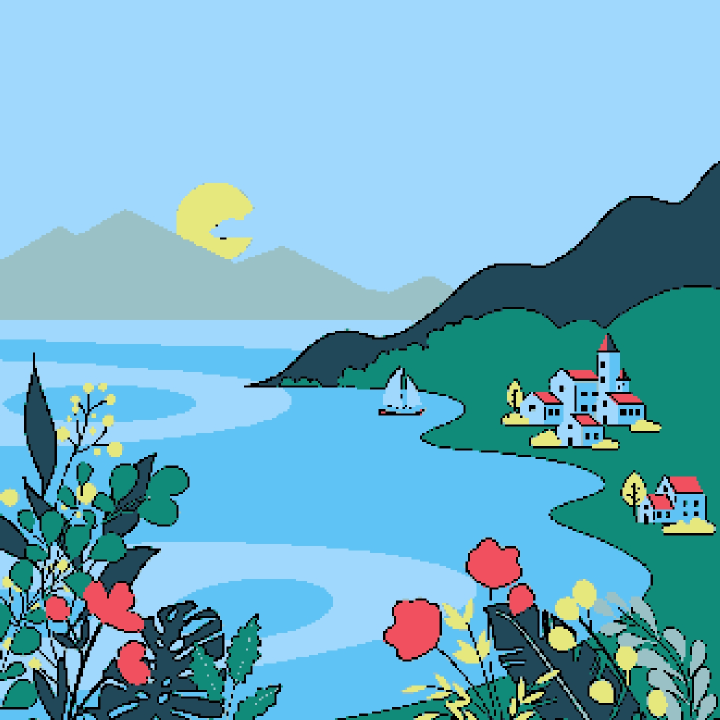
#> input picture image/ai.jpg, 1440 x 1440 px (shown at 1/2 size); its folder holds only this picture in this run
$ python -i pipeline.py   (imports and definitions only)
#> lines starting #> are read from the running program, lines starting #| are printed output that depends on the picture
### pixelart_backend/filters.py
import cv2
import numpy as np
from PIL import Image, ImageEnhance


class EdgeFilter:
    def __init__(self) -> None:
        pass

    # [91 lines left out: functions canny, dog, morphology_dilate, morphology_erode, kuwahara, not called in this run]

    def apply_kuwahara(self, image: np.ndarray) -> np.ndarray:
        filtered = self.kuwahara(image, 5)
        return filtered

    def median(self, image: np.ndarray, size: int) -> np.ndarray:
        return cv2.medianBlur(image, size)


class ImageEnhancer:
    def __init__(self) -> None:
        pass

    # [27 lines left out: functions saturation, brightness, sharpness, contrast, not called in this run]

    def slider_mosaic(self, image: np.ndarray, ratio: float) -> np.ndarray:
        new_width = max(1, int(round(image.shape[1] * ratio)))
        new_height = max(1, int(round(image.shape[0] * ratio)))
        small = cv2.resize(
            image,
            (new_width, new_height),
            interpolation=cv2.INTER_NEAREST,
        )
        return small

    # [20 lines left out: functions grid_mosaic, decrease, not called in this run]


class GridMask:
    def __init__(self) -> None:
        pass

    # [42 lines left out: function add_grid, not called in this run]


class Dithering:
    def __init__(self) -> None:
        pass

    # [141 lines left out: functions floyd_steinberg, ordered_dither, atkinson, not called in this run]

### pixelart_backend/convert.py
import csv
from importlib.resources import files
from pathlib import Path
from typing import Any, cast

import cv2
import numpy as np
import pixelart_modules as pm
from numpy.typing import NDArray


PALETTE_SUFFIX = ".csv"


class Convert:
    def __init__(self) -> None:
        pass

    @staticmethod
    def _candidate_paths(path: str) -> list[str]:
        normalized = path.strip()
        if not normalized:
            raise FileNotFoundError(path)

        if normalized.startswith("./"):
            normalized = normalized[2:]

        candidates = [normalized]
        if not normalized.startswith("color/"):
            candidates.append("color/" + normalized)

        return list(dict.fromkeys(candidates))

    # [23 lines left out: functions _csv_stems, list_color_palettes, not called in this run]

    @staticmethod
    def _resolve_palette_path(
        path: str,
        _project_root: Path | None = None,
        _package_root: Any | None = None,
    ) -> Any:
        candidates = Convert._candidate_paths(path)

        project_root = _project_root or Path(__file__).resolve().parent.parent
        package_root = _package_root or files("pixelart_backend")

        for candidate in candidates:
            direct_path = Path(candidate)
            if direct_path.is_file():
                return direct_path

            resource_path = package_root.joinpath(candidate)
            if resource_path.is_file():
                return resource_path

            fallback_path = project_root / candidate
            if fallback_path.is_file():
                return fallback_path

        raise FileNotFoundError(path)

    def read_csv(self, path: str) -> list[list[int]]:
        resolved = self._resolve_palette_path(path)
        with cast(Any, resolved).open(encoding="utf-8") as f:
            reader = csv.reader(f)
            color = [[int(v) for v in row] for row in reader]
            return color

    def convert(
        self,
        img: NDArray[np.uint8],
        option: str,
        custom: list[list[int]] | None = None,
    ) -> NDArray[np.uint64]:
        if option != "Custom":
            palette_file = option if option.endswith(PALETTE_SUFFIX) else option + PALETTE_SUFFIX
            color_palette = self.read_csv(palette_file)
        else:
            if not custom:
                raise ValueError("Custom Palette is empty.")
            color_palette = custom

        module_pm = cast(Any, pm)
        changed_raw: Any = module_pm.convert(
            img,
            np.array(color_palette, dtype=np.uint64),
        )
        changed = cast(NDArray[np.uint64], changed_raw)
        return changed

    # [26 lines left out: functions resize_image, delete_alpha, delete_transparent_color, not called in this run]


def list_palette_names() -> tuple[str, ...]:
    return Convert.list_color_palettes()


# [5 lines left out: function load_palette_rows, not called in this run]

### pixelart_backend/pipeline.py
"""Headless image-processing pipeline (no Streamlit dependency)."""

from __future__ import annotations

import base64
import gc
from dataclasses import dataclass, field
from typing import Any, cast

import cv2
import numpy as np
from numpy.typing import NDArray

from .ai import AI
from .convert import Convert
from .filters import Dithering, EdgeFilter, GridMask, ImageEnhancer

# ---------------------------------------------------------------------------
# Public helpers
# ---------------------------------------------------------------------------


def cv_to_base64(img: NDArray[np.uint8]) -> str:
    """Encode an OpenCV image (BGR/BGRA) to a PNG base64 string."""
    _, encoded = cv2.imencode(".png", img)
    return base64.b64encode(encoded).decode("ascii")


def _hex_to_rgb(hex_str: str) -> list[int]:
    """Convert a ``#rrggbb`` hex string to an ``[r, g, b]`` list."""
    hex_str = hex_str.lstrip("#")
    return [int(hex_str[i : i + 2], 16) for i in (0, 2, 4)]


# ---------------------------------------------------------------------------
# Processing configuration
# ---------------------------------------------------------------------------

MAX_PIXELS = 2_073_600  # FullHD


@dataclass
class ProcessingOptions:
    """All knobs exposed by the UI, collected into a plain data object.

    Every field has a sensible default so callers only need to override
    what they care about.
    """

    # colour-palette ---------------------------------------------------------
    palette: str = "pyxel"
    """Palette name (e.g. ``"pyxel"``, ``"cold"``) or ``"Custom"`` / ``"AI"``."""

    custom_palette: list[list[int]] = field(default_factory=list)
    """RGB rows when *palette* is ``"Custom"`` or ``"AI"``."""

    no_convert: bool = False
    """Skip colour-palette mapping entirely."""

    # AI palette -------------------------------------------------------------
    ai_colors: int = 8
    ai_iterations: int = 150

    # mosaic / pixelation ----------------------------------------------------
    mosaic_mode: str = "slider"
    """``"slider"`` or ``"grid"``."""

    slider_ratio: float = 0.3
    grid_size: int = 256

    no_expand: bool = False
    """If *True*, do **not** resize back to original dimensions after mosaic."""

    # pre-processing filters -------------------------------------------------
    dog_filter: bool = False
    scratch: bool = False
    morphology: bool = False
    kuwahara: bool = False
    median: bool = False
    delete_transparent: bool = False

    # enhancements -----------------------------------------------------------
    saturation: float = 1.0
    brightness: float = 1.0
    contrast: float = 1.0
    sharpness: float = 1.0

    # dithering --------------------------------------------------------------
    dithering: bool = False
    dithering_method: str = "Floyd-Steinberg"
    dither_matrix_size: int = 4
    dither_intensity: float = 1.0

    # post-processing --------------------------------------------------------
    decrease_color: bool = False
    delete_alpha: bool = False

    # grid overlay -----------------------------------------------------------
    enable_grid: bool = False
    grid_line_color: tuple[int, int, int] = (0, 0, 0)
    grid_line_thickness: int = 1
    grid_opacity: float = 0.5


# ---------------------------------------------------------------------------
# Processing result
# ---------------------------------------------------------------------------


@dataclass
class ProcessingResult:
    """Return value of :func:`process_image`."""

    image: NDArray[np.uint8]
    """Final processed image (RGB or RGBA)."""

    was_resized: bool
    """Whether the input was down-scaled because it exceeded *MAX_PIXELS*."""

    ai_hex_colors: list[str] | None = None
    """Hex colour strings produced by the AI palette (if used)."""


# ---------------------------------------------------------------------------
# Main pipeline
# ---------------------------------------------------------------------------


def process_image(
    img: NDArray[np.uint8],
    options: ProcessingOptions | None = None,
) -> ProcessingResult:
    """Run the full pixel-art conversion pipeline on *img*.

    Parameters
    ----------
    img:
        Input image in RGB or RGBA format.
    options:
        Processing knobs. ``None`` means use all defaults.

    Returns
    -------
    ProcessingResult
        Contains the processed image, a resize flag, and optional AI colours.
    """
    if options is None:
        options = ProcessingOptions()

    conv = Convert()
    edges = EdgeFilter()
    enhance = ImageEnhancer()
    grid_mask_tool = GridMask()

    # --- greyscale guard ---------------------------------------------------
    if img.ndim == 2:
        img = cast(NDArray[np.uint8], cv2.cvtColor(img, cv2.COLOR_GRAY2RGB))

    # --- resize if too large -----------------------------------------------
    height, width = img.shape[:2]
    was_resized = height * width > MAX_PIXELS
    if was_resized:
        img = conv.resize_image(img)

    cimg: NDArray[Any] = img.copy()

    # --- enhancements ------------------------------------------------------
    if options.saturation != 1.0:
        cimg = enhance.saturation(cimg, options.saturation)
    if options.brightness != 1.0:
        cimg = enhance.brightness(cimg, options.brightness)
    if options.contrast != 1.0:
        cimg = enhance.contrast(cimg, options.contrast)
    if options.sharpness != 1.0:
        cimg = enhance.sharpness(cimg, options.sharpness)

    # --- pre-processing filters --------------------------------------------
    if options.delete_transparent:
        cimg = conv.delete_transparent_color(cimg)
    if options.scratch:
        cimg = edges.dog(cimg, True)
    if options.median:
        cimg = edges.median(cimg, 15)
    if options.kuwahara:
        cimg = edges.apply_kuwahara(cimg)
    if options.dog_filter and not options.scratch:
        cimg = edges.dog(cimg)
    if options.morphology and not options.scratch:
        cimg = edges.morphology_erode(cimg)

    # --- mosaic / pixelation -----------------------------------------------
    if options.mosaic_mode == "slider":
        cimg = enhance.slider_mosaic(cimg, options.slider_ratio)
    else:
        cimg = enhance.grid_mosaic(cimg, options.grid_size)

    # --- dithering ---------------------------------------------------------
    if options.dithering:
        dither = Dithering()
        if options.dithering_method == "Floyd-Steinberg":
            cimg = dither.floyd_steinberg(cimg, options.dither_intensity)
        elif options.dithering_method == "Ordered":
            cimg = dither.ordered_dither(
                cimg, options.dither_matrix_size, options.dither_intensity
            )
        elif options.dithering_method == "Atkinson":
            cimg = dither.atkinson(cimg, options.dither_intensity)

    # --- colour conversion -------------------------------------------------
    ai_hex_colors: list[str] | None = None
    if not options.no_convert:
        if options.palette in ("Custom", "AI"):
            if options.palette == "AI":
                ai_tool = AI()
                ai_hex_colors = ai_tool.get_color(
                    cimg, options.ai_colors, options.ai_iterations
                )
                ai_palette = [_hex_to_rgb(h) for h in ai_hex_colors]
                cimg = conv.convert(cimg, "Custom", ai_palette)
            else:
                cimg = conv.convert(cimg, "Custom", options.custom_palette or None)
        else:
            cimg = conv.convert(cimg, options.palette)

    # --- expand back -------------------------------------------------------
    if not options.no_expand:
        cimg = cast(
            NDArray[np.uint8],
            cv2.resize(cimg, img.shape[:2][::-1], interpolation=cv2.INTER_NEAREST),
        )

    # --- grid overlay ------------------------------------------------------
    if options.enable_grid:
        if options.mosaic_mode == "grid":
            computed_grid = max(1, cimg.shape[0] // options.grid_size)
        else:
            computed_grid = max(1, int(img.shape[0] * options.slider_ratio))
        cimg = grid_mask_tool.add_grid(
            cimg,
            computed_grid,
            options.grid_line_color,
            options.grid_line_thickness,
            options.grid_opacity,
        )

    # --- post-processing ---------------------------------------------------
    if options.decrease_color:
        cimg = enhance.decrease(cimg)
    if options.delete_alpha:
        cimg = conv.delete_alpha(cimg)

    # --- dtype guard -------------------------------------------------------
    if cimg.dtype != np.uint8:
        cimg = cast(NDArray[np.uint8], cv2.convertScaleAbs(cimg))

    gc.collect()

    return ProcessingResult(
        image=cimg,
        was_resized=was_resized,
        ai_hex_colors=ai_hex_colors,
    )

>>> import cv2
>>> picture = cv2.imread('../image/ai.jpg', cv2.IMREAD_GRAYSCALE)
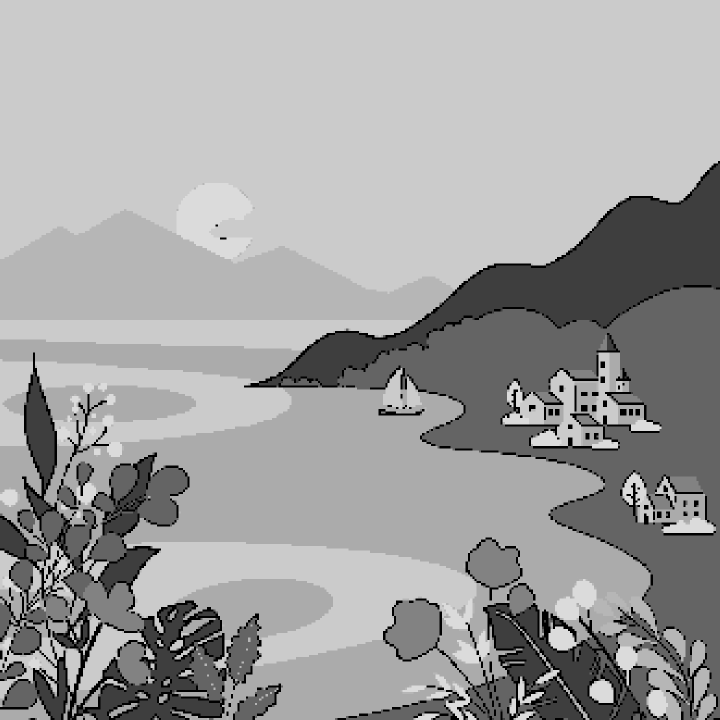
#> picture: shape (1440, 1440) (shown at 1/2 size); min 0, max 220, mean 160
>>> result = process_image(picture)
#> in slider_mosaic, `small = cv2.resize( image, (new_width, new_height), interpolation=cv2...`:
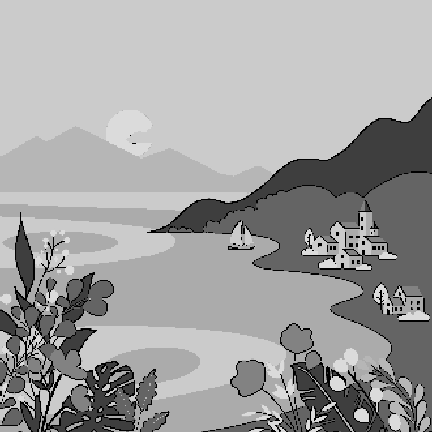
#> small: shape (432, 432, 3); min 0, max 220, mean 160.3
#> (the run stopped early here; a loop or call above may not have finished)
